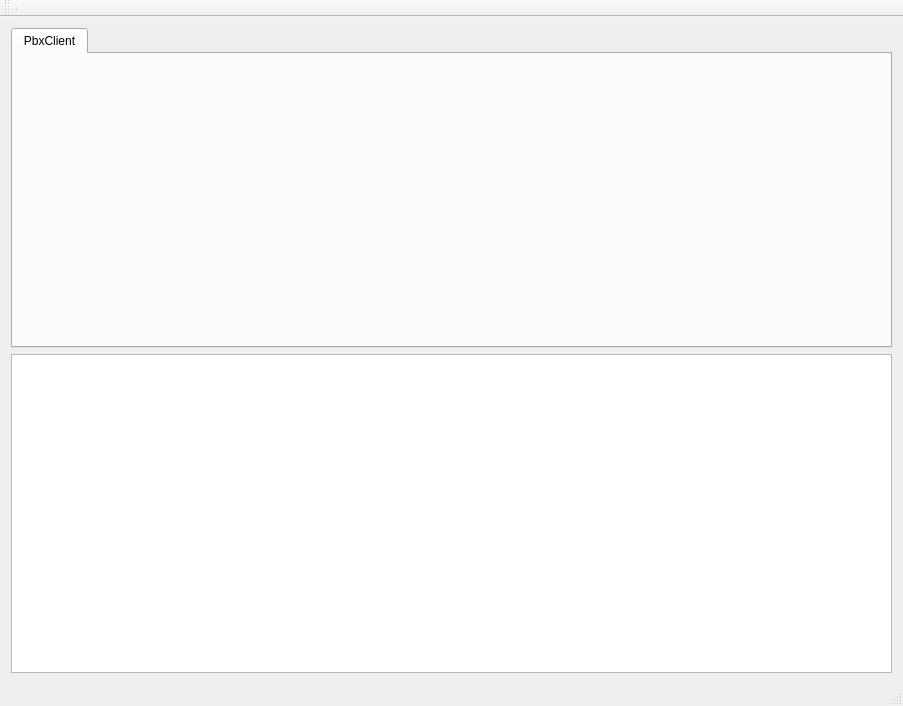
<?xml version="1.0" encoding="UTF-8"?>
<ui version="4.0">
 <class>MainWindow</class>
 <widget class="QMainWindow" name="MainWindow">
  <property name="geometry">
   <rect>
    <x>0</x>
    <y>0</y>
    <width>903</width>
    <height>706</height>
   </rect>
  </property>
  <property name="windowTitle">
   <string>MainWindow</string>
  </property>
  <widget class="QWidget" name="centralWidget">
   <layout class="QVBoxLayout" name="verticalLayout" stretch="1,1">
    <item>
     <widget class="QTabWidget" name="tabWidget">
      <property name="styleSheet">
       <string notr="true">QGroupBox{
border-style: solid;
border-width: 1px;
border-radius: 10px;
border-color: grey;
}</string>
      </property>
      <property name="currentIndex">
       <number>0</number>
      </property>
      <widget class="QWidget" name="PbxTab">
       <attribute name="title">
        <string>PbxClient</string>
       </attribute>
       <layout class="QHBoxLayout" name="horizontalLayout"/>
      </widget>
     </widget>
    </item>
    <item>
     <widget class="QTextEdit" name="consoleTextEdit">
      <property name="font">
       <font>
        <family>FreeMono</family>
        <pointsize>11</pointsize>
        <weight>50</weight>
        <bold>false</bold>
       </font>
      </property>
     </widget>
    </item>
   </layout>
  </widget>
  <widget class="QMenuBar" name="menuBar">
   <property name="geometry">
    <rect>
     <x>0</x>
     <y>0</y>
     <width>903</width>
     <height>25</height>
    </rect>
   </property>
  </widget>
  <widget class="QToolBar" name="mainToolBar">
   <attribute name="toolBarArea">
    <enum>TopToolBarArea</enum>
   </attribute>
   <attribute name="toolBarBreak">
    <bool>false</bool>
   </attribute>
   <addaction name="separator"/>
  </widget>
  <widget class="QStatusBar" name="statusBar"/>
 </widget>
 <layoutdefault spacing="6" margin="11"/>
 <resources/>
 <connections/>
</ui>
